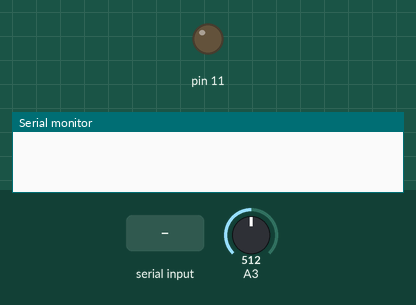
A sketch run on a simulated Arduino Uno, built with avr-gcc and run on an emulated ATmega328P. Parts: output pins drawn as LEDs (lit = HIGH), the last lines printed to the serial monitor. Dashed ring = blinking. Inputs (shaded band) come from the test bench; at power-on: A3 = 512.

Above: at 1.2 s.
1.3 s: "1" received over Serial
At 1.7 s:
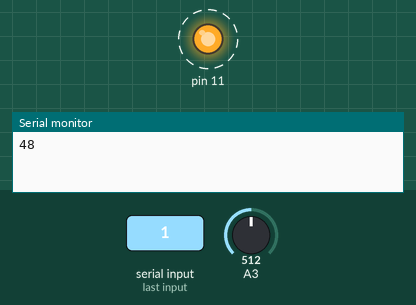
Timing chart, 0 to 10.3 s (numbered marks = the images above; inputs shaded):
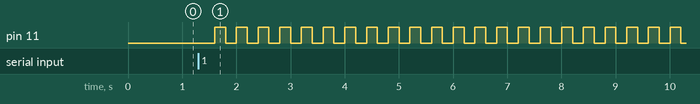

The sketch:

raspi.ino
```cpp
const int AirValue = 658;   //CALIBRATED WITH 5V USING THE BOTTOM END OF THE CLEAR TAPE
const int WaterValue = 357; //AS TOP WATER LEVEL
int soilMoistureValue = 0;
int soilmoisturepercent=0;
String dataString;

void setup() {
  Serial.begin(9600); // open serial port, set the baud rate to 9600 bps
  pinMode(11,OUTPUT);

}
void loop() {
  if (Serial.available()>0){
    digitalWrite(11,LOW);
    delay(200);
    soilMoistureValue = analogRead(3);  //put Sensor insert into soil
    //Serial.println(soilMoistureValue);
    soilmoisturepercent = map(soilMoistureValue, AirValue, WaterValue, 0, 100);
    dataString = String(soilmoisturepercent);
    Serial.println(dataString);
    digitalWrite(11,HIGH);
  }
   delay(200);
}
```

Measured:
- after the input at 1.3 s, pin 11: alternates HIGH for 0.20 s and LOW for 0.20 s, starting after 0.30 s
